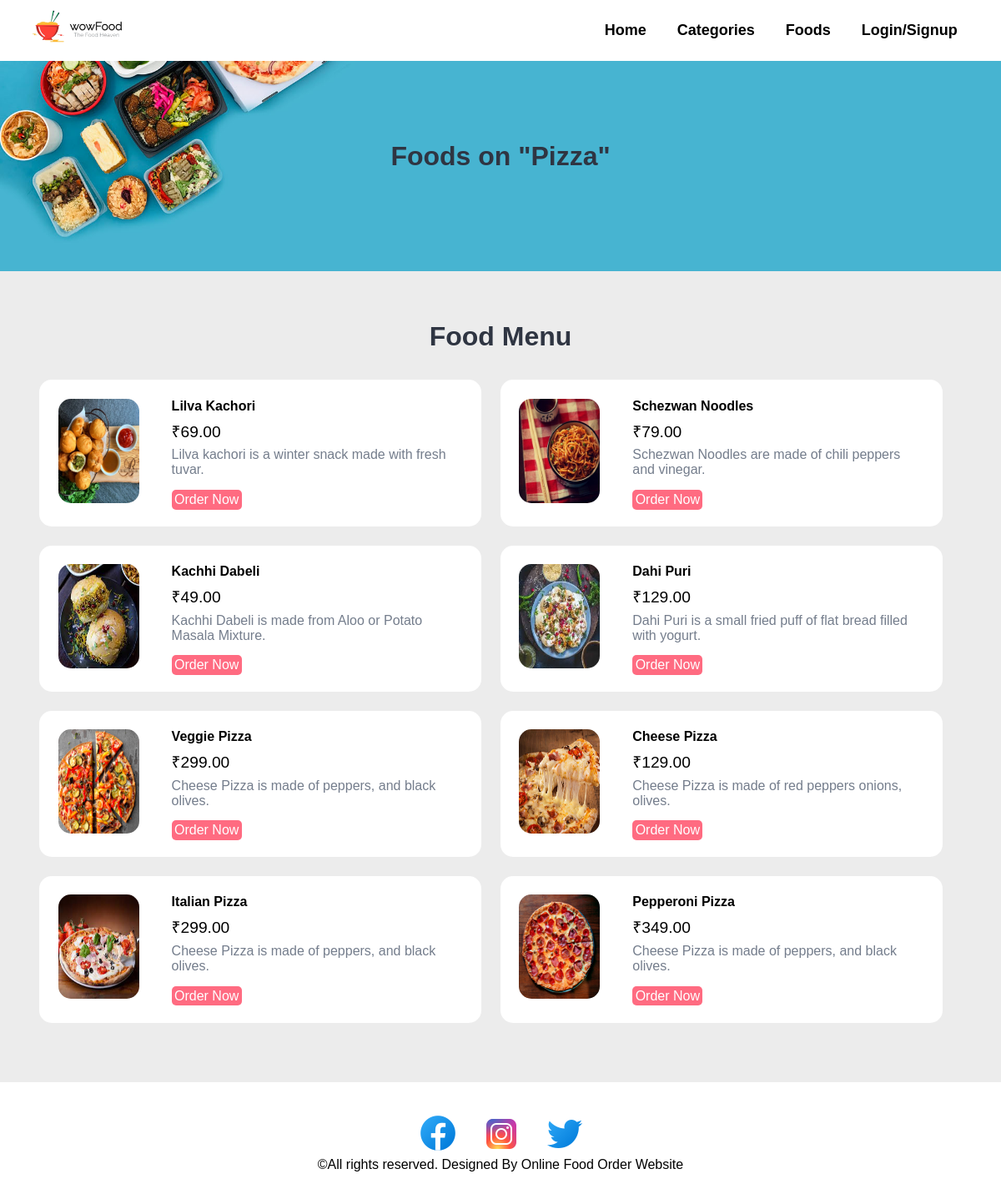
Page /foods-category.php?category_id=23 on the committed database.
### tables this page shows
CREATE TABLE IF NOT EXISTS `tbl_category` (
  `id` int(10) unsigned NOT NULL AUTO_INCREMENT,
  `title` varchar(100) NOT NULL,
  `image_name` varchar(255) NOT NULL,
  `featured` varchar(10) NOT NULL,
  `active` varchar(10) NOT NULL,
  PRIMARY KEY (`id`)
);

CREATE TABLE IF NOT EXISTS `tbl_food` (
  `id` int(10) unsigned NOT NULL AUTO_INCREMENT,
  `title` varchar(100) NOT NULL,
  `description` text NOT NULL,
  `price` decimal(10,2) NOT NULL,
  `image_name` varchar(255) NOT NULL,
  `category_id` int(10) unsigned NOT NULL,
  `featured` varchar(10) NOT NULL,
  `active` varchar(10) NOT NULL,
  PRIMARY KEY (`id`)
);

### foods-category.php (the view, shortened to what this page needs)
<?php
include('partials-front/menu.php');
?>
<!DOCTYPE html>
<html lang="en">
<head>
    <link rel="stylesheet" href="css/style.css">
</head>
<body>
<?php
    if(isset($_GET['category_id']))
    {
        $category_id = $_GET['category_id'];
        $sql = "SELECT title FROM tbl_category WHERE id=$category_id ";
        $res = mysqli_query($conn, $sql);
        $row = mysqli_fetch_assoc($res);
        $category_title = $row['title'];
    }
    else
    {
        header('location:'.SITEURL);
    }
?>
    <section class="food-search text-center">
        <div class="container">
            <h2>Foods on "<?php echo $category_title; ?>"</h2>
        </div>
    </section>
    <section class="food-menu">
        <div class="container">
            <h2 class="text-center">Food Menu</h2>
            <?php
                $sql2 = "SELECT * FROM tbl_food WHERE category_id=$category_id ";
                $res2 = mysqli_query($conn, $sql2);
                $count2 = mysqli_num_rows($res2);
                if($count2>0)
                {
                    while($row2=mysqli_fetch_assoc($res2))
                    {
                        $id = $row2['id'];
                        $title = $row2['title'];
                        $price = $row2['price'];
                        $description = $row2['description'];
                        $image_name = $row2['image_name'];
                        ?>
                        <div class="food-menu-box">
                            <div class="food-menu-img">
                                <?php
                                    if($image_name=="")
                                    {
                                        echo "<div class='error'>Image not Available.</div>";
                                    }
                                    else
                                    {
                                        ?>
                                            <img src="<?php echo SITEURL; ?>images/food/<?php echo $image_name; ?>" alt="Chicke Hawain Pizza" class="img-responsive img-curve" style="height:125px;">
                                        <?php
                                    }
                                ?>
                            </div>
                            <div class="food-menu-desc">
                                <h4><?php echo $title; ?></h4>
                                <p class="food-price">&#8377;<?php echo $price; ?></p>
                                <p class="food-detail">
                                    <?php echo $description; ?>
                                </p>
                                <br>
                                <a href="<?php echo SITEURL; ?>order.php?food_id=<?php echo $id; ?>" class="btn btn-primary">Order Now</a>
                            </div>
                        </div>
                        <?php
                    }
                }
                else
                {
                    echo "<div class='erro'>Food not Available.</div>";
                }
            ?>
        </div>
    </section>
</body>
</html>
<?php
include('partials-front/footer.php');
?>

### css/style.css (style rules this page uses)
* { padding:0; margin:0; font-family: Arial, Helvetica, sans-serif; }
a { color:black; text-decoration: none; border-radius: 6px; font-size:18px; border-radius:4px; }
.img-responsive { width: 100%; }
.container { width: 94%; margin: 0; padding: 1%; }
.text-center { text-align:center; }
.container { width:94%; margin:0 auto; padding:1%; }
.food-search { background-image: url(../images/bg.jpg); background-size: cover; background-repeat: no-repeat; background-position: center; padding: 7% 0; }
.btn { padding: 1%; border: none; font-size: 1rem; border-radius: 5px; }
.btn-primary { background-color: #ff6b81; color: white; cursor: pointer; }
.food-menu { padding: 20% 0; }
.food-menu-box { width: 90%; padding: 5%; margin-bottom: 5%; }
h2 { margin-bottom: 10%; }
h2 { color: #2f3542; font-size: 2rem; margin-bottom: 2%; }
.img-curve { border-radius:15px; }
.food-menu { background-color: #ececec; padding: 4% 0; }
.food-menu-desc { width: 70%; float: left; margin-left: 8%; }
.food-price { font-size: 1.2rem; margin: 2% 0; }
.food-detail { font-size: 1rem; color: #747d8c; }
.food-menu-box { width: 43%; margin: 1%; padding: 2%; float: left; background-color: white; border-radius: 15px; }
.food-menu-img { width: 20%; float: left; }

### rows in the picture
tbl_category: title "Pizza"
tbl_food: image_name (picture), title "Lilva Kachori", price "69.00", description "Lilva kachori is a winter snack made with fresh tuvar."
tbl_food: image_name (picture), title "Schezwan Noodles", price "79.00", description "Schezwan Noodles are made of chili peppers and vinegar."
tbl_food: image_name (picture), title "Kachhi Dabeli", price "49.00", description "Kachhi Dabeli is made from Aloo or Potato Masala Mixture."
tbl_food: image_name (picture), title "Dahi Puri", price "129.00", description "Dahi Puri is a small fried puff of flat bread filled with yogurt."
tbl_food: image_name (picture), title "Veggie Pizza", price "299.00", description "Cheese Pizza is made of peppers, and black olives."
tbl_food: image_name (picture), title "Cheese Pizza", price "129.00", description "Cheese Pizza is made of red peppers onions, olives."
tbl_food: image_name (picture), title "Italian Pizza", price "299.00", description "Cheese Pizza is made of peppers, and black olives."
tbl_food: image_name (picture), title "Pepperoni Pizza", price "349.00", description "Cheese Pizza is made of peppers, and black olives."
